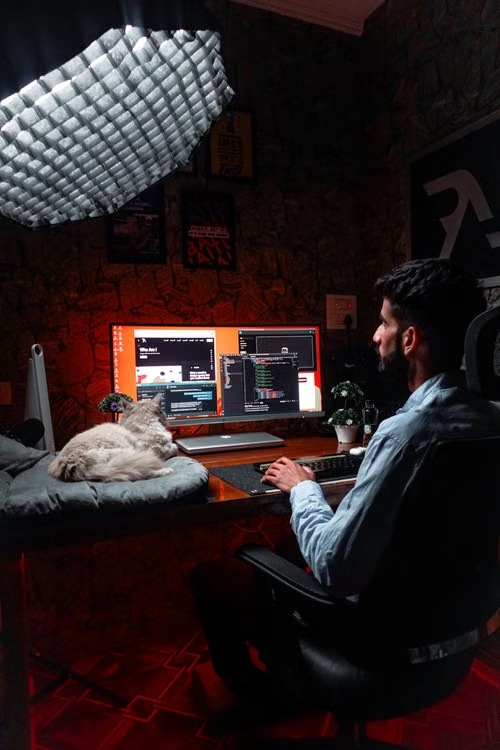
#> input picture image1.jpeg, 500 x 750 px
$ jupyter execute --allow-errors Day4.ipynb
#> lines starting #> are read from the running program, lines starting #| are printed output that depends on the picture
[cell 1]
import cv2
import numpy as np
import matplotlib.pyplot as plt

img = cv2.imread("image1.jpeg")
#> img is the input picture: shape (750, 500, 3); mean B, G, R 32.9, 31.6, 43.2


# OpenCV reads images as BGR
img_rgb = cv2.cvtColor(img, cv2.COLOR_BGR2RGB)

plt.imshow(img_rgb)
plt.axis("off")
plt.show()
print(img.shape)
#| (750, 500, 3)

img_resize = cv2.resize(img, (400, 256))
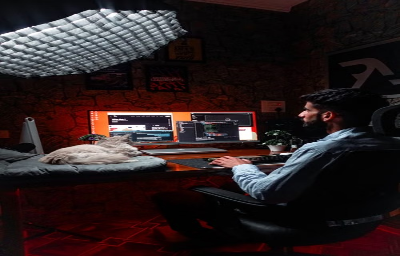
#> img_resize: shape (256, 400, 3); mean B, G, R 32.7, 31.4, 43

img_resize_rgb = cv2.cvtColor(img_resize, cv2.COLOR_BGR2RGB)

plt.imshow(img_resize_rgb)
plt.axis("off")
plt.show()

[cell 2]
img = cv2.imread("image1.jpeg")

# Flip image horizontally
img_flip = cv2.flip(img, 1)
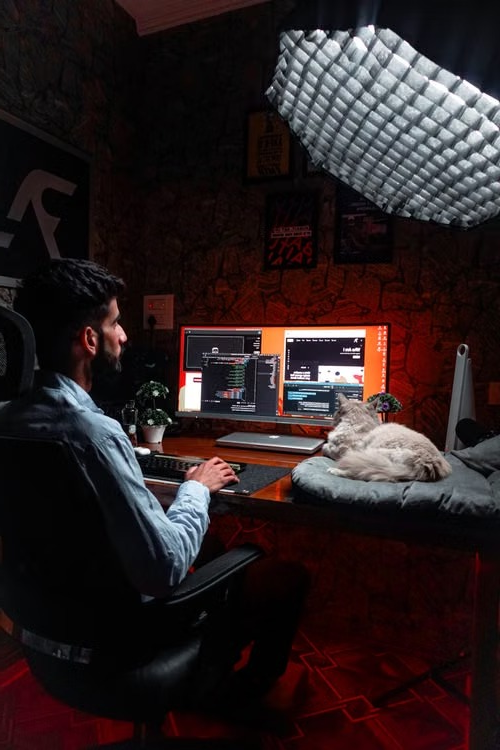
#> img_flip: shape (750, 500, 3); mean B, G, R 32.9, 31.6, 43.2

# Convert BGR to RGB
img_flip_rgb = cv2.cvtColor(img_flip, cv2.COLOR_BGR2RGB)

# Display
plt.imshow(img_flip_rgb)
plt.axis("off")
plt.show()

[cell 3]
img_crop = img[100:300, 200:500]
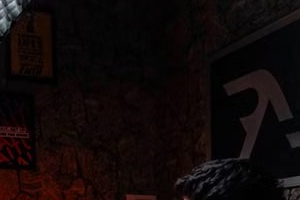
#> img_crop: shape (200, 300, 3); mean B, G, R 8.6, 8.9, 16.3
cv2.imshow("photos,",img_crop)
cv2.waitKey(0)
#> (the rest of this cell did not finish here and is left out)
